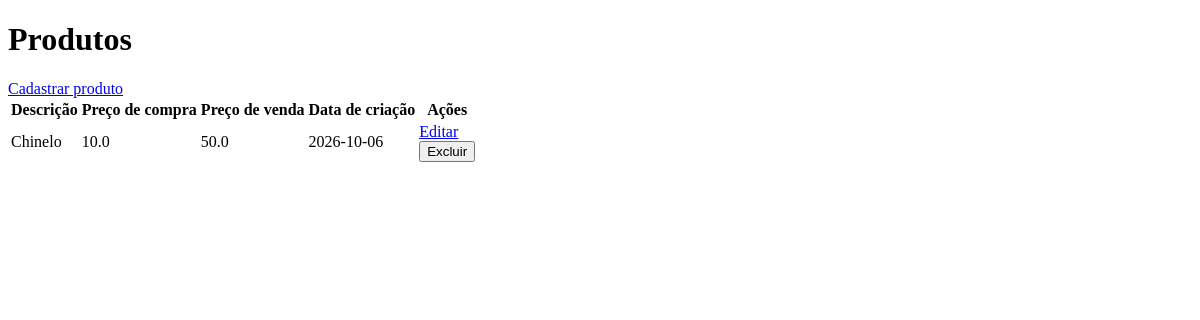
The page /produtos/listar on the database as committed earlier.
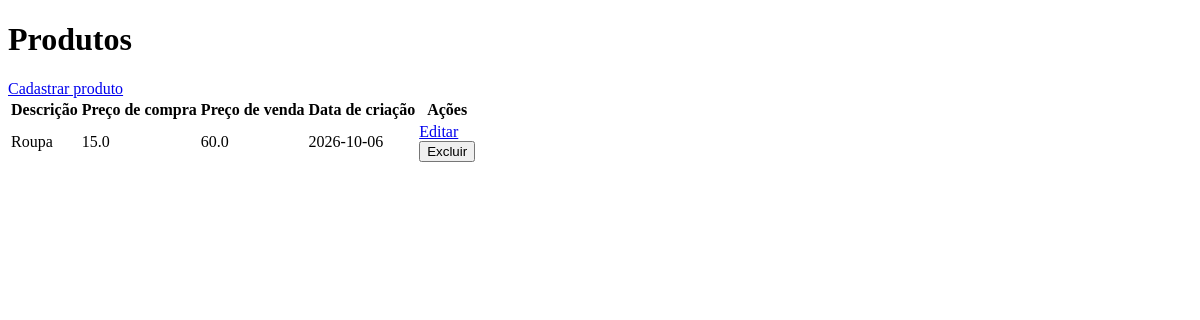
The same page on the database as committed later.
### tables this page shows
CREATE TABLE produtos (
    id INTEGER PRIMARY KEY AUTOINCREMENT,
    descricao TEXT NOT NULL,
    precocompra REAL NOT NULL,
    precovenda REAL NOT NULL,
    datacriacao TEXT NOT NULL
);

### pratica3.py (the view)
@app.route('/produtos/listar', methods=['GET'])
def listar():
    with closing(conectar_banco()) as conn:
        identificador = coluna_id(conn)
        registros = conn.execute(f'''
            SELECT {identificador} AS idproduto, descricao,
                   precocompra, precovenda, datacriacao
            FROM produtos ORDER BY {identificador}
        ''').fetchall()
    if resposta_json():
        return jsonify([dict(registro) for registro in registros])
    return render_template('listar.html', regs=registros)

### pratica3.py (called while the page is built)
def conectar_banco():
    conn = sqlite3.connect(DB_PATH)
    conn.row_factory = sqlite3.Row
    try:
        conn.execute('''
            CREATE TABLE IF NOT EXISTS produtos (
                idproduto INTEGER PRIMARY KEY,
                descricao TEXT NOT NULL,
                precocompra REAL NOT NULL,
                precovenda REAL NOT NULL,
                datacriacao TEXT NOT NULL
            )
        ''')
        conn.commit()
    except Error:
        conn.close()
        raise
    return conn

def coluna_id(conn):
    colunas = {coluna['name'] for coluna in conn.execute('PRAGMA table_info(produtos)')}
    if 'idproduto' in colunas:
        return 'idproduto'
    if 'id' in colunas:
        return 'id'
    raise Error('A tabela produtos não possui uma coluna de identificação.')

def resposta_json():
    return (request.is_json or request.method in ('PUT', 'DELETE')
            or request.accept_mimetypes.best == 'application/json')

### templates/listar.html (shortened to what this page needs)
<!doctype html>
<html lang="pt-BR">
<head>
</head>
<body>
    <h1>Produtos</h1>
    <a href="{{ url_for('cadastrar') }}">Cadastrar produto</a>
    <table>
        <thead>
            <tr>
                <th>Descrição</th>
                <th>Preço de compra</th>
                <th>Preço de venda</th>
                <th>Data de criação</th>
                <th>Ações</th>
            </tr>
        </thead>
        <tbody>
            {% for produto in regs %}
            <tr>
                <td>{{ produto.descricao }}</td>
                <td>{{ produto.precocompra }}</td>
                <td>{{ produto.precovenda }}</td>
                <td>{{ produto.datacriacao }}</td>
                <td>
                    <a href="{{ url_for('editar', idproduto=produto.idproduto) }}">Editar</a>
                    <form method="post" action="{{ url_for('excluir', idproduto=produto.idproduto) }}">
                        <button type="submit">Excluir</button>
                    </form>
                </td>
            </tr>
            {% else %}
            <tr><td colspan="5">Nenhum produto cadastrado.</td></tr>
            {% endfor %}
        </tbody>
    </table>
</body>
</html>

Rows that differ between the two databases and show on the page:
removed produtos: descricao "Chinelo", precocompra "10.0", precovenda "50.0", datacriacao "2026-10-06"
added produtos: descricao "Roupa", precocompra "15.0", precovenda "60.0", datacriacao "2026-10-06"
